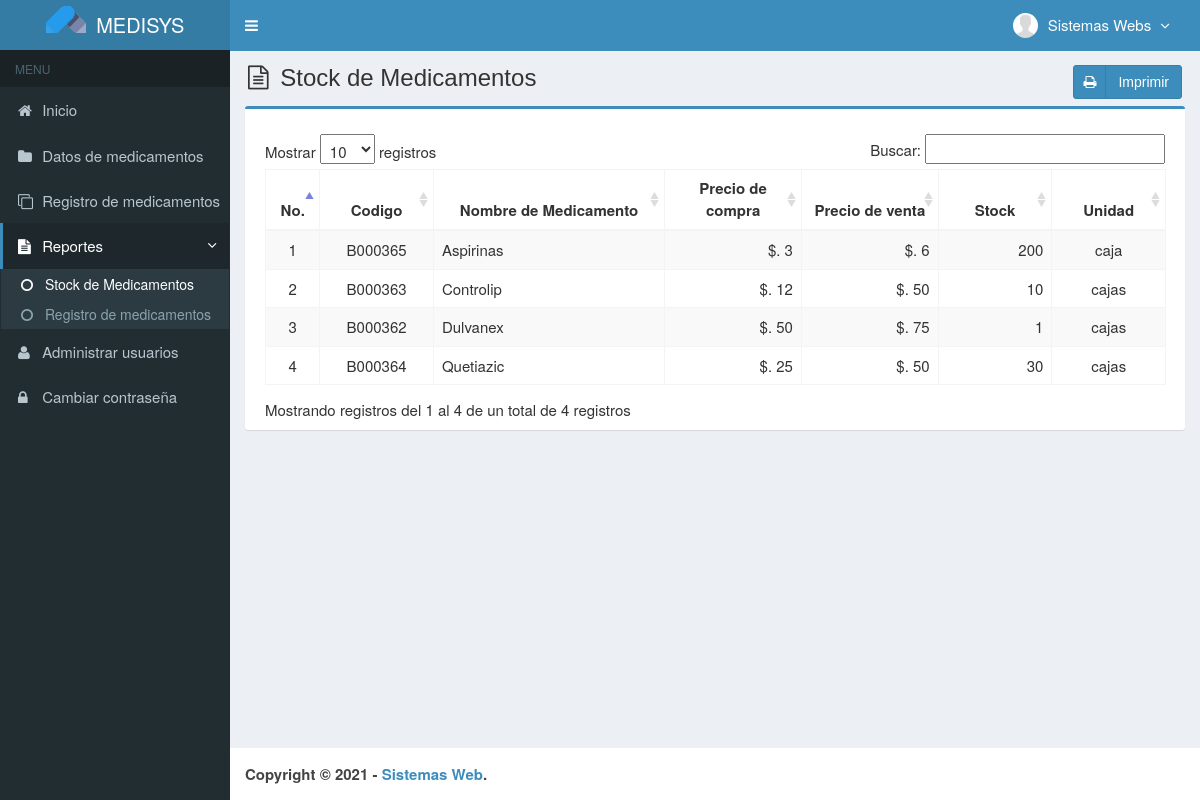
Page /main.php?module=stock_inventory (signed in) on the committed database.
### tables this page shows
CREATE TABLE `usuarios` (
  `id_user` int(3) NOT NULL,
  `username` varchar(50) NOT NULL,
  `name_user` varchar(50) NOT NULL,
  `password` varchar(50) NOT NULL,
  `email` varchar(50) DEFAULT NULL,
  `telefono` varchar(13) DEFAULT NULL,
  `foto` varchar(100) DEFAULT NULL,
  `permisos_acceso` enum('Super Admin','Gerente','Almacen') NOT NULL,
  `status` enum('activo','bloqueado') NOT NULL DEFAULT 'activo',
  `created_at` timestamp NOT NULL DEFAULT current_timestamp(),
  `updated_at` timestamp NOT NULL DEFAULT current_timestamp() ON UPDATE current_timestamp()
);

CREATE TABLE `medicamentos` (
  `codigo` varchar(7) NOT NULL,
  `nombre` varchar(50) NOT NULL,
  `precio_compra` int(11) NOT NULL,
  `precio_venta` int(11) NOT NULL,
  `unidad` varchar(20) NOT NULL,
  `stock` int(11) NOT NULL,
  `created_user` int(3) NOT NULL,
  `created_date` timestamp NOT NULL DEFAULT current_timestamp(),
  `updated_user` int(3) NOT NULL,
  `updated_date` timestamp NOT NULL DEFAULT current_timestamp() ON UPDATE current_timestamp()
);

### config/fungsi_rupiah.php (called while the page is built, shortened)
<?php
function format_rupiah($angka){
  $rupiah=number_format($angka,0,',','.');
  return $rupiah;
}
?>

### modules/stock_inventory/view.php (the view)
<section class="content-header">
  <h1>
    <i class="fa fa-file-text-o icon-title"></i> Stock de Medicamentos
    <a class="btn btn-primary btn-social pull-right" href="modules/stock_inventory/print.php" target="_blank">
      <i class="fa fa-print"></i> Imprimir
    </a>
  </h1>
</section>
<section class="content">
  <div class="row">
    <div class="col-md-12">
      <div class="box box-primary">
        <div class="box-body">
          <table id="dataTables1" class="table table-bordered table-striped table-hover">
            <thead>
              <tr>
                <th class="center">No.</th>
                <th class="center">Codigo</th>
                <th class="center">Nombre de Medicamento</th>
                <th class="center">Precio de compra</th>
                <th class="center">Precio de venta</th>
                <th class="center">Stock</th>
                <th class="center">Unidad</th>
              </tr>
            </thead>
            <tbody>
            <?php
            $no = 1;
            $query = mysqli_query($mysqli, "SELECT codigo,nombre,precio_compra,precio_venta,unidad,stock FROM medicamentos ORDER BY nombre ASC")
                                            or die('Error: '.mysqli_error($mysqli));
            while ($data = mysqli_fetch_assoc($query)) {
              $precio_compra = format_rupiah($data['precio_compra']);
              $precio_venta = format_rupiah($data['precio_venta']);
              echo "<tr>
                      <td width='30' class='center'>$no</td>
                      <td width='80' class='center'>$data[codigo]</td>
                      <td width='180'>$data[nombre]</td>
                      <td width='100' align='right'>$. $precio_compra</td>
                      <td width='100' align='right'>$. $precio_venta</td>
                      <td width='80' align='right'>$data[stock]</td>
                      <td width='80' class='center'>$data[unidad]</td>
                    </tr>";
              $no++;
            }
            ?>
            </tbody>
          </table>
        </div>
      </div>
    </div>
  </div>
</section><!-- /.content

### top-menu.php (shortened to what this page needs)
<?php
require_once "config/database.php";
$query = mysqli_query($mysqli, "SELECT id_user, name_user, foto, permisos_acceso FROM usuarios WHERE id_user='$_SESSION[id_user]'")
                                or die('error: '.mysqli_error($mysqli));
$data = mysqli_fetch_assoc($query);
?>
<li class="dropdown user user-menu">
  <a href="#" class="dropdown-toggle" data-toggle="dropdown">
  <?php
  if ($data['foto']=="") { ?>
    <img src="images/user/user-default.png" class="user-image" alt="User Image"/>
  <?php
  }
  else { ?>
    <img src="images/user/<?php echo $data['foto']; ?>" class="user-image" alt="User Image"/>
  <?php
  }
  ?>
    <span class="hidden-xs"><?php echo $data['name_user']; ?> <i style="margin-left:5px" class="fa fa-angle-down"></i></span>
  </a>
</li>

### assets/css/style.css (style rules this page uses)
.btn-social *:first-child { border-right: 1px solid rgba(0, 0, 0, 0.1); bottom: 0; font-size: 1em !important; left: 0; line-height: 32px !important; position: absolute; text-align: center; top: 0; width: 32px !important; }
.content-header { padding: 15px 18px 0; position: relative; }
.center { text-align:center; }
.icon-title { margin-right: 5px; }
body { background-color: #fff; color: #333; font-size: 15px; line-height: 1.42857; }

### rows in the picture
usuarios: foto (placeholder picture), name_user "Sistemas Webs"
medicamentos: codigo "B000365", nombre "Aspirinas", precio_compra "3", precio_venta "6", stock "200", unidad "caja"
medicamentos: codigo "B000363", nombre "Controlip", precio_compra "12", precio_venta "50", stock "10", unidad "cajas"
medicamentos: codigo "B000362", nombre "Dulvanex", precio_compra "50", precio_venta "75", stock "1", unidad "cajas"
medicamentos: codigo "B000364", nombre "Quetiazic", precio_compra "25", precio_venta "50", stock "30", unidad "cajas"
